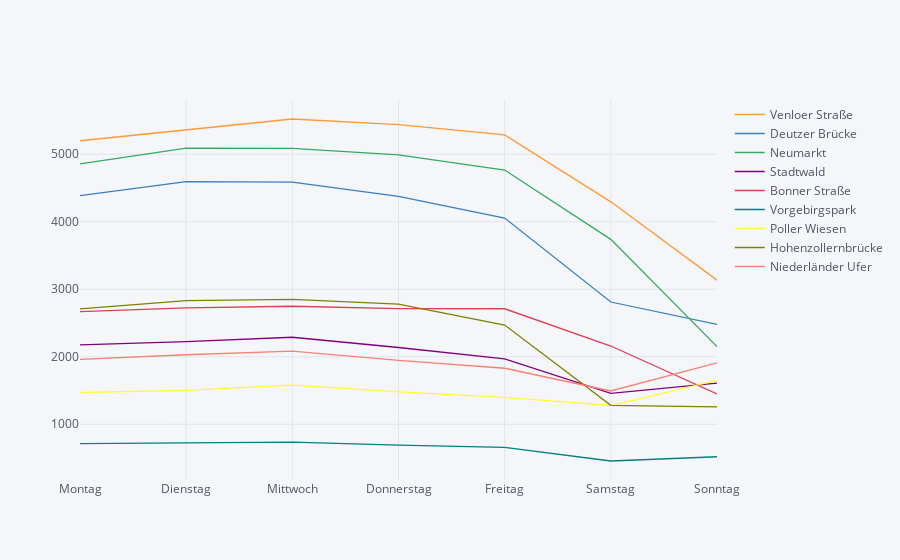

The cell this chart's notebook holds for it:
### Markdown cell above
### Einfluss der Wochentages
- Von Montag nach Dienstag/Mittwoch steigen die Werte leicht an
- Dienstag/Mittwoch zeigen bei den meisten Zählstationen den höchsten Wert
- Von Dienstag/Mittwoch sinkt der Wert
- Die Werte am Wochende sind immer niedriger als unter der Woche. Ausnahmen: Poller Wiese und Niederländer Ufer. Dort steigen die Werte Sonntags signifikant an (Freizeitverkehr) und sind sogar die höchsten der Woche.
- Starker Anstieg am Sonntag zeigen: Poller Wiese, Niederländer Ufer, Vorgebirgspark, Stadtwald
- Quotient aus DIV Mittwoch und Sonntag:
    - Je höher der Wert ist, desto mehr Personen fahren unter der Woche. Oder anders ausgedrückt: Je höher der Wert, desto eher handelt es sich um einen Zählpunkt, der vor allen Dingen den Berufsverkehr erfasst. Höchster Wert: Neumarkt.
    - Je niedriger der Wert, desto eher handelt es sich um eine Freizeitstrecke. Geringster Wert: Poller Wiesen.

### Code cell
dayOfWeek={0:'Montag', 1:'Dienstag', 2:'Mittwoch', 3:'Donnerstag', 4:'Freitag', 5:'Samstag', 6:'Sonntag'}
bike = load_bike_data(start, end, specific_days="all", remove_holidays=True)
bike_grouped_by_weekday = bike.groupby(bike.index.weekday).mean()
bike_grouped_by_weekday.index = bike_grouped_by_weekday.index.map(dayOfWeek)
bike_grouped_by_weekday.round(0).iplot()

### Figure 1 — Plotly figure (JSON) as saved in the notebook; plotly's stock layout.template omitted (floating-point values rounded to 4 significant figures)
{"data": [{"line": {"color": "rgba(255, 153, 51, 1.0)", "dash": "solid", "shape": "linear", "width": 1.3}, "mode": "lines", "name": "Venloer Straße", "text": "", "type": "scatter", "x": ["Montag", "Dienstag", "Mittwoch", "Donnerstag", "Freitag", "Samstag", "Sonntag"], "y": [5200, 5356, 5522, 5438, 5287, 4295, 3135]}, {"line": {"color": "rgba(55, 128, 191, 1.0)", "dash": "solid", "shape": "linear", "width": 1.3}, "mode": "lines", "name": "Deutzer Brücke", "text": "", "type": "scatter", "x": ["Montag", "Dienstag", "Mittwoch", "Donnerstag", "Freitag", "Samstag", "Sonntag"], "y": [4387, 4593, 4586, 4375, 4054, 2811, 2480]}, {"line": {"color": "rgba(50, 171, 96, 1.0)", "dash": "solid", "shape": "linear", "width": 1.3}, "mode": "lines", "name": "Neumarkt", "text": "", "type": "scatter", "x": ["Montag", "Dienstag", "Mittwoch", "Donnerstag", "Freitag", "Samstag", "Sonntag"], "y": [4856, 5092, 5086, 4990, 4766, 3739, 2150]}, {"line": {"color": "rgba(128, 0, 128, 1.0)", "dash": "solid", "shape": "linear", "width": 1.3}, "mode": "lines", "name": "Stadtwald", "text": "", "type": "scatter", "x": ["Montag", "Dienstag", "Mittwoch", "Donnerstag", "Freitag", "Samstag", "Sonntag"], "y": [2175, 2223, 2289, 2137, 1970, 1459, 1610]}, {"line": {"color": "rgba(219, 64, 82, 1.0)", "dash": "solid", "shape": "linear", "width": 1.3}, "mode": "lines", "name": "Bonner Straße", "text": "", "type": "scatter", "x": ["Montag", "Dienstag", "Mittwoch", "Donnerstag", "Freitag", "Samstag", "Sonntag"], "y": [2668, 2724, 2748, 2713, 2711, 2159, 1448]}, {"line": {"color": "rgba(0, 128, 128, 1.0)", "dash": "solid", "shape": "linear", "width": 1.3}, "mode": "lines", "name": "Vorgebirgspark", "text": "", "type": "scatter", "x": ["Montag", "Dienstag", "Mittwoch", "Donnerstag", "Freitag", "Samstag", "Sonntag"], "y": [714, 727, 735, 690, 657, 456, 519]}, {"line": {"color": "rgba(255, 255, 51, 1.0)", "dash": "solid", "shape": "linear", "width": 1.3}, "mode": "lines", "name": "Poller Wiesen", "text": "", "type": "scatter", "x": ["Montag", "Dienstag", "Mittwoch", "Donnerstag", "Freitag", "Samstag", "Sonntag"], "y": [1471, 1503, 1581, 1481, 1399, 1278, 1651]}, {"line": {"color": "rgba(128, 128, 0, 1.0)", "dash": "solid", "shape": "linear", "width": 1.3}, "mode": "lines", "name": "Hohenzollernbrücke", "text": "", "type": "scatter", "x": ["Montag", "Dienstag", "Mittwoch", "Donnerstag", "Freitag", "Samstag", "Sonntag"], "y": [2709, 2833, 2849, 2781, 2469, 1281, 1257]}, {"line": {"color": "rgba(251, 128, 114, 1.0)", "dash": "solid", "shape": "linear", "width": 1.3}, "mode": "lines", "name": "Niederländer Ufer", "text": "", "type": "scatter", "x": ["Montag", "Dienstag", "Mittwoch", "Donnerstag", "Freitag", "Samstag", "Sonntag"], "y": [1961, 2030, 2083, 1946, 1830, 1493, 1910]}], "layout": {"legend": {"bgcolor": "#F5F6F9", "font": {"color": "#4D5663"}}, "paper_bgcolor": "#F5F6F9", "plot_bgcolor": "#F5F6F9", "title": {"font": {"color": "#4D5663"}}, "xaxis": {"gridcolor": "#E1E5ED", "showgrid": true, "tickfont": {"color": "#4D5663"}, "title": {"font": {"color": "#4D5663"}, "text": ""}, "zerolinecolor": "#E1E5ED"}, "yaxis": {"gridcolor": "#E1E5ED", "showgrid": true, "tickfont": {"color": "#4D5663"}, "title": {"font": {"color": "#4D5663"}, "text": ""}, "zerolinecolor": "#E1E5ED"}}}
